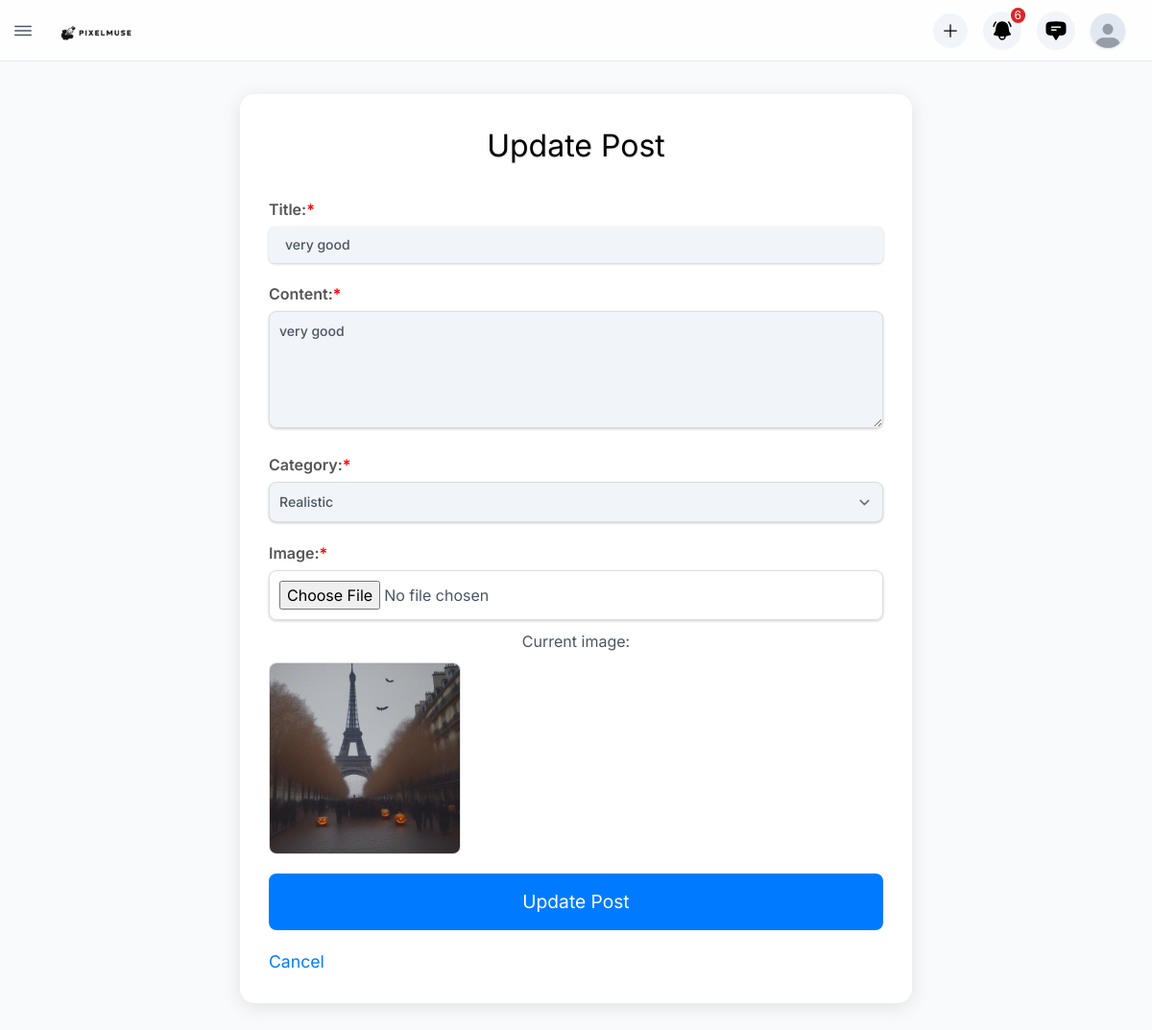
Screenshot of /posts/2/edit/ with the database file from the repository.
### posts/models.py (models this page shows, shortened)
class Post(models.Model):
    author = models.ForeignKey(settings.AUTH_USER_MODEL, on_delete=models.CASCADE, default=1)
    title = models.CharField(max_length=200, blank=False)
    content = models.TextField(blank=False)
    image = models.ImageField(upload_to='post_images/', blank=False, null=True)
    created_at = models.DateTimeField(auto_now_add=True)
    category = models.ForeignKey(Category, on_delete=models.CASCADE, related_name='posts', default=1)  # Replace 1 with your actual default category ID

### category/models.py (models this page shows, shortened)
class Category(models.Model):
    name = models.CharField(max_length=100, unique=True)

### posts/views.py (the view)
# urls.py: path('<int:pk>/edit/', views.post_update, name='post_update'),
def post_update(request, pk):
    post = get_object_or_404(Post, pk=pk)
    categories = Category.objects.all()
    if request.method == "POST":
        form = PostForm(request.POST, request.FILES, instance=post)
        if form.is_valid():
            form.save()
            return redirect('post_list')
    else:
        form = PostForm(instance=post)
    return render(request, 'posts/post_update.html', {'post': post, 'form': form, 'categories': categories})

### posts/forms.py
class PostForm(forms.ModelForm):
    class Meta:
        model = Post
        fields = ['title', 'content', 'image', 'category']

### templates/posts/post_update.html (shortened to what this page needs)
{% extends "index.html" %}
{% load static %}
{% block content %}
<main>
    <br>
    <br>
    <link rel="stylesheet" href="https://cdnjs.cloudflare.com/ajax/libs/font-awesome/5.15.3/css/all.min.css">
    <link rel="stylesheet" href="{% static 'css/posts/edit.css' %}">
    <div class="container">
        <h1>Update Post</h1>
        <form method="POST" enctype="multipart/form-data">
            <div class="form-group">
                <label for="title" class="form-label">Title:<span style="color: red;">*</span></label>
                <input type="text" id="title" name="title" class="form-control" value="{{ post.title }}" >
            </div>
            <div class="form-group">
                <label for="content" class="form-label">Content:<span style="color: red;">*</span></label>
                <textarea id="content" name="content" class="form-control" rows="5">{{ post.content }}</textarea>
            </div>
            <div class="form-group">
                <label for="category" class="form-label">Category:<span style="color: red;">*</span></label>
                <select id="category" name="category" class="form-control">
                    {% for category in categories %}
                        <option value="{{ category.id }}" {% if post.category.id == category.id %}selected{% endif %}>
                            {{ category.name }}
                        </option>
                    {% endfor %}
                </select>
            </div>
            <div class="form-group">
                <label for="image" class="form-label">Image:<span style="color: red;">*</span></label>
                <input type="file" id="image" name="image" class="form-control">
                {% if post.image %}
                    <div class="current-image">
                        <p>Current image:</p>
                        <img src="{{ post.image.url }}" alt="Current Post Image" class="img-fluid" style="max-width: 200px; margin-top: 10px;">
                    </div>
                {% endif %}
            </div>
            <button type="submit" class="submit-btn">Update Post</button>
        </form>
        <a href="{% url 'post_list' %}" class="cancel-btn">Cancel</a>
    </div>
</main>
{% endblock %}

### static/css/posts/edit.css (style rules this page uses)
.container { max-width: 700px; margin: 50px auto; padding: 30px; background: white; border-radius: 15px; box-shadow: 0 4px 20px rgba(0, 0, 0, 0.1); transition: transform 0.3s, box-shadow 0.3s; }
h1 { text-align: center; margin-bottom: 30px; color: #007bff; font-size: 2rem; text-shadow: 1px 1px 2px rgba(0, 0, 0, 0.1); }
.form-group { margin-bottom: 20px; }
.form-label { display: block; margin-bottom: 6px; font-weight: 600; color: #555; }
.form-control { width: 100%; padding: 10px; border-radius: 8px; border: 1px solid #ddd; box-shadow: 0 1px 3px rgba(0, 0, 0, 0.2); transition: border-color 0.3s; }
.current-image { text-align: center; margin-top: 10px; }
.current-image img { max-width: 100%; height: auto; border-radius: 8px; border: 1px solid #ddd; }
.submit-btn { width: 100%; padding: 15px; background-color: #007bff; color: white; border: none; border-radius: 8px; font-size: 1.2rem; cursor: pointer; transition: background-color 0.3s, transform 0.3s; }
.back-link, .cancel-btn { display: inline-block; margin-top: 20px; text-decoration: none; color: #007bff; font-size: 1.1rem; transition: color 0.3s; }

### rows the page displays
Post: title "very good", content "very good", category "Realistic", image (picture)
